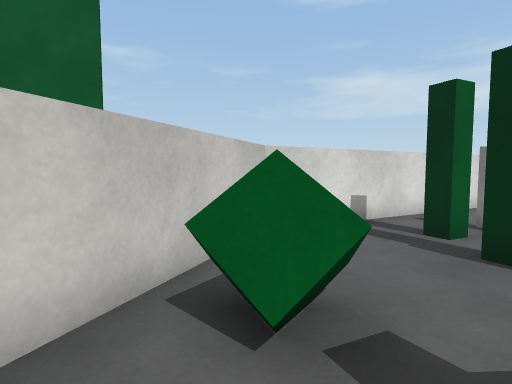
[1] (above)

16 first-person views from a walk through a Unity game level. The camera is 1.3 m above the floor, tilts 4° down and sees 80° across. The floor is counted in squares, 1 m on a side. Each view is taken from the middle of a square. On the plan, view 1 faces up. The plan holds only what a view shows up to about 14 squares ahead; the rest is blank. The place goes on beyond the plan. Some animated figures are not drawn. Surface patterns are stand-ins for the level's own textures.

[2]
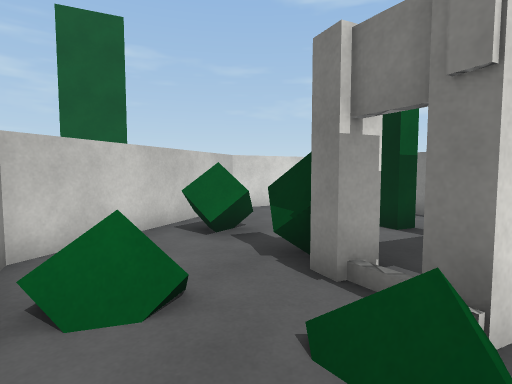

[3]
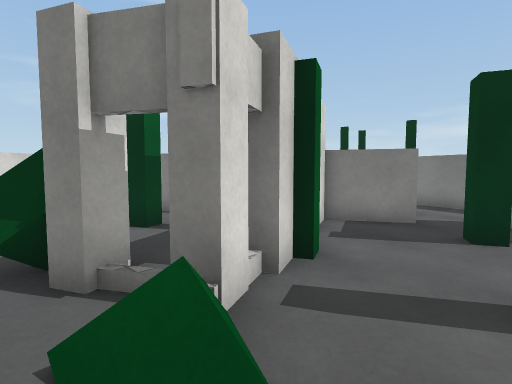

[4]
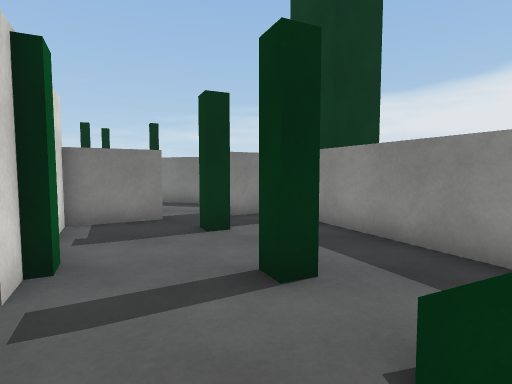

[5]
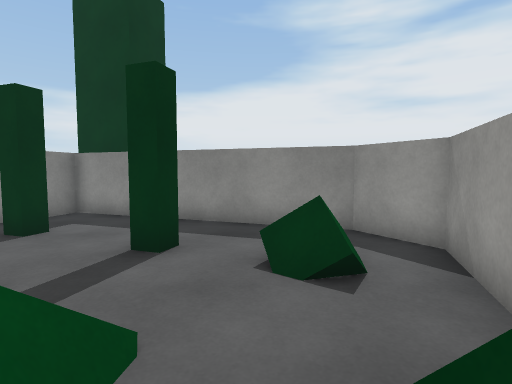

[6]
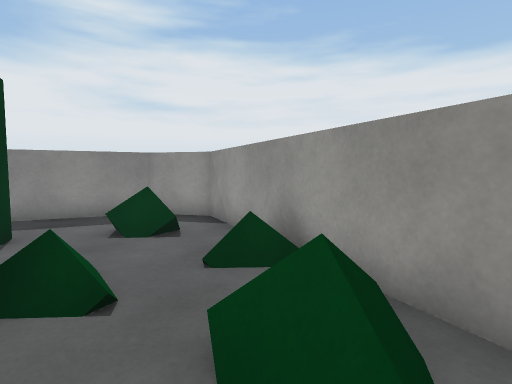

[7]
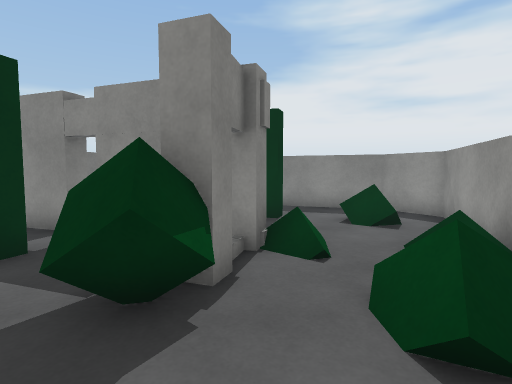

[8]
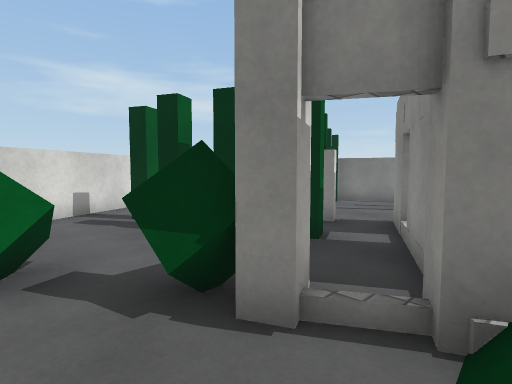

[9]
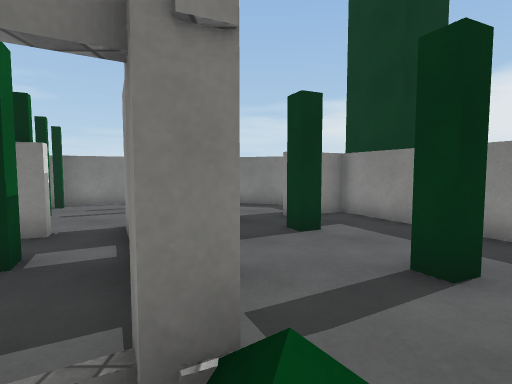

[10]
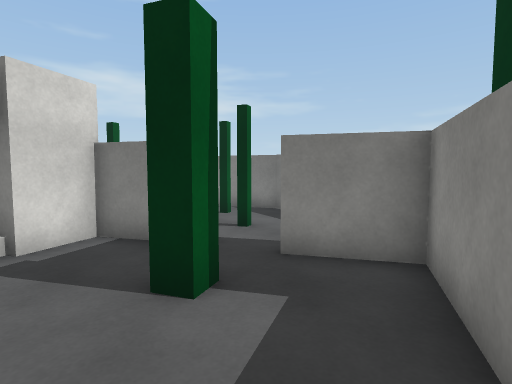

[11]
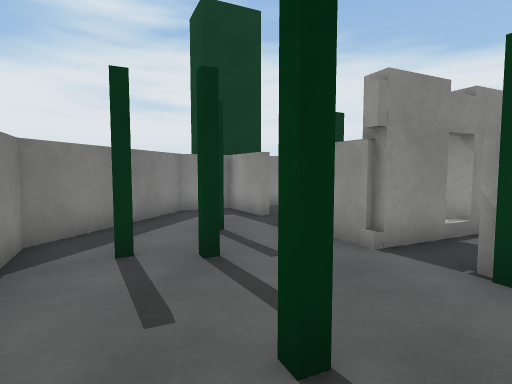

[12]
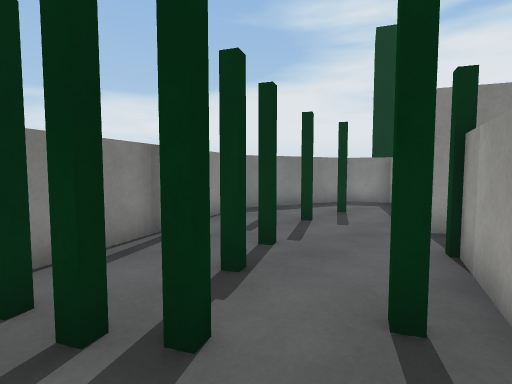

[13]
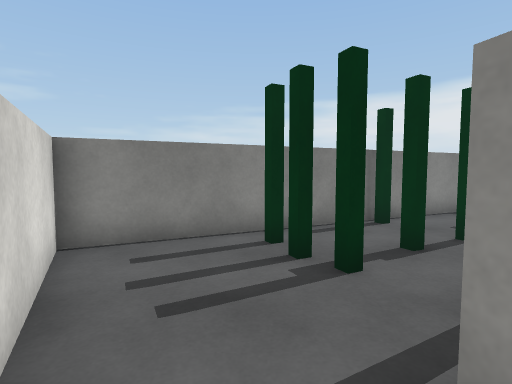

[14]
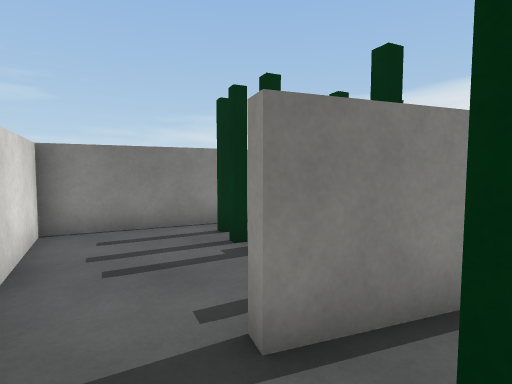

[15]
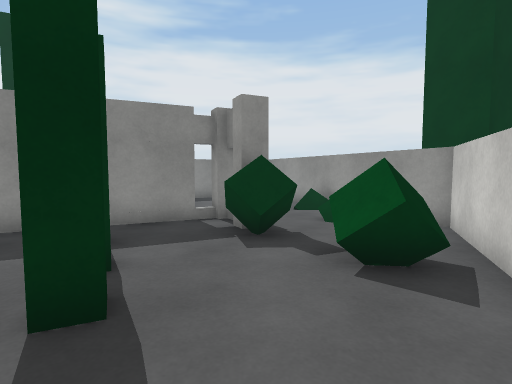

[16]
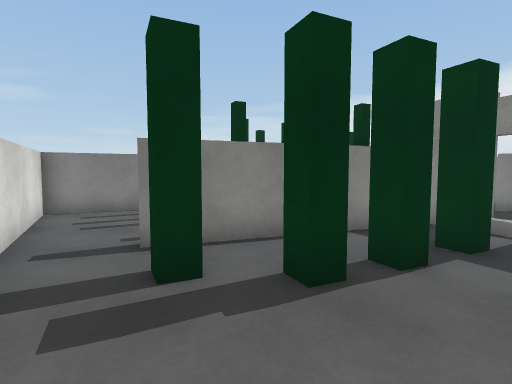

### Floor plan
Key: @ floor where view 1 was taken; # wall or solid block; . floor; = window, fence, low wall or low ledge; T thing the floor can be seen under or through; O other object.
Columns run from 2 left of view 1 to 14 right of it. Each row starts with its distance up from view 1.
 11          ####
 10        ###..#
  9      ###....#
  8    ###.....###
  7   ##...# .##.##
  6  ##...###.....#
  5  #....####.#..##
  4  #....####..#..#
  3 ##OO..## T.....#
  2 #.OO...T T.....##
  1 #..OOO.T TT...#.#
  0 #.@.#..TTTT#....#
 -1 #OO..###...#.#.##
 -2 ##..O#.........#
 -3  #=.......#.#..#
 -4  #O.........####
 -5  ##.OO......##
 -6   #.OO...####
 -7   ##...###
 -8    #####

Positions as (right, up) in squares from view 1, and headings:
1: (0, 0), facing up
2: (1, -4), facing up
3: (1, -4), facing up-right
4: (1, -4), facing right
5: (0, -2), facing down-right
6: (0, 1), facing down
7: (-1, 2), facing down-right
8: (0, -2), facing up-right
9: (1, -2), facing right
10: (6, -6), facing up-right
11: (10, 6), facing down
12: (6, 8), facing down-right
13: (4, 8), facing right
14: (3, 7), facing right
15: (2, 7), facing down
16: (0, 5), facing right
